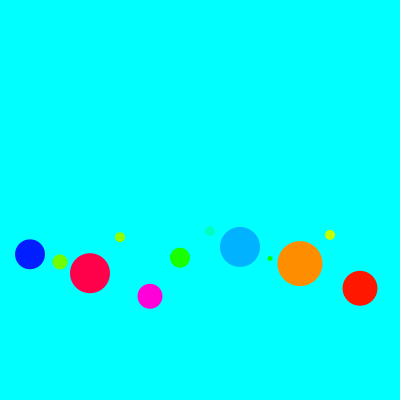
Frame 1 (no input)
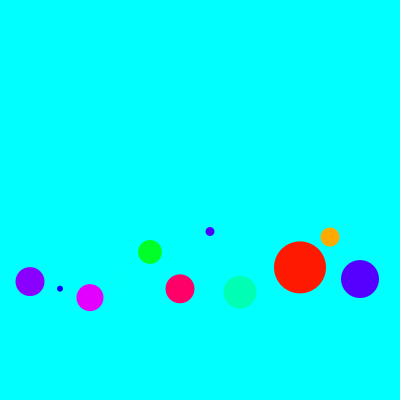
Frame 60 (the mouse pressed at the canvas centre just before this capture)
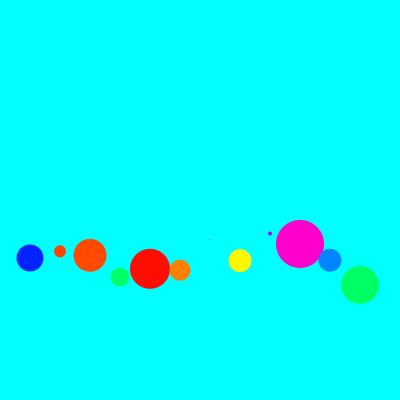
Frame 120 (the mouse held since frame 60 and released just before this capture)

The Processing sketch that drew these frames (run headless with seeded random() and noise(); from frame 60 on, the mouse is pressed at the canvas centre):

// Processing sketch: coloredCircleAnimation
// ── coloredCircleAnimation.pde
int x = 30;                 // 円の中心の x座標の初期値
int y = 200;                // 円の中心の y座標
int dx = 30;                // 円の中心間の距離
int[] d;                    // 円の直径
int n = 12;                 // 円の個数
float[] h;                  // 円の色相
float[] r;
int[] c;
int a = 12;
int o = 1;

void setup() {
  size(400, 400);             // ウィンドウのサイズ
  background(255, 255, 255);  // 背景色(白)
  noStroke();                 // 輪郭線を無効に
  frameRate(4);
  // 色相の値をあらかじめ乱数を使って生成し配列に格納
  h = new float[n];
  r = new float[a];
  d = new int[] {     
    30, 15, 40, 10, 25, 20, 10, 40, 5, 45, 10, 35
  };  // 直径の指定
  c = new int[] {     
    30, 15, 40, 10, 25, 20, 10, 40, 5, 45, 10, 35
  };  // 直径の指定
}

void draw() {
  for (int i = 0; i < h.length; i++) {
    h[i] = random(0, 360);    // 0-360の範囲の乱数を発生
  }
  for (int i = 0; i < r.length; i++) {
    r[i] = random(230, 300);
  }
  colorMode(HSB, 360, 100, 100);  // 色の指定をHSBに
  background(180, 100, 100);
  for (int i = 0; i < n; i++) {
    fill(h[i], 100, 100);         // i番目の円を塗る色を取り出して指定
    ellipse(x, r[i], d[i], d[i]);    // i番目の円の直径 d[i] を取り出す
    if (d[i] > c[i]) {
      o *= -1;
    } else if (d[i] < 1) {
      o *= -1;
    }
    d[i] += o;
    x = x + dx;
  }
  x = 30;
}
